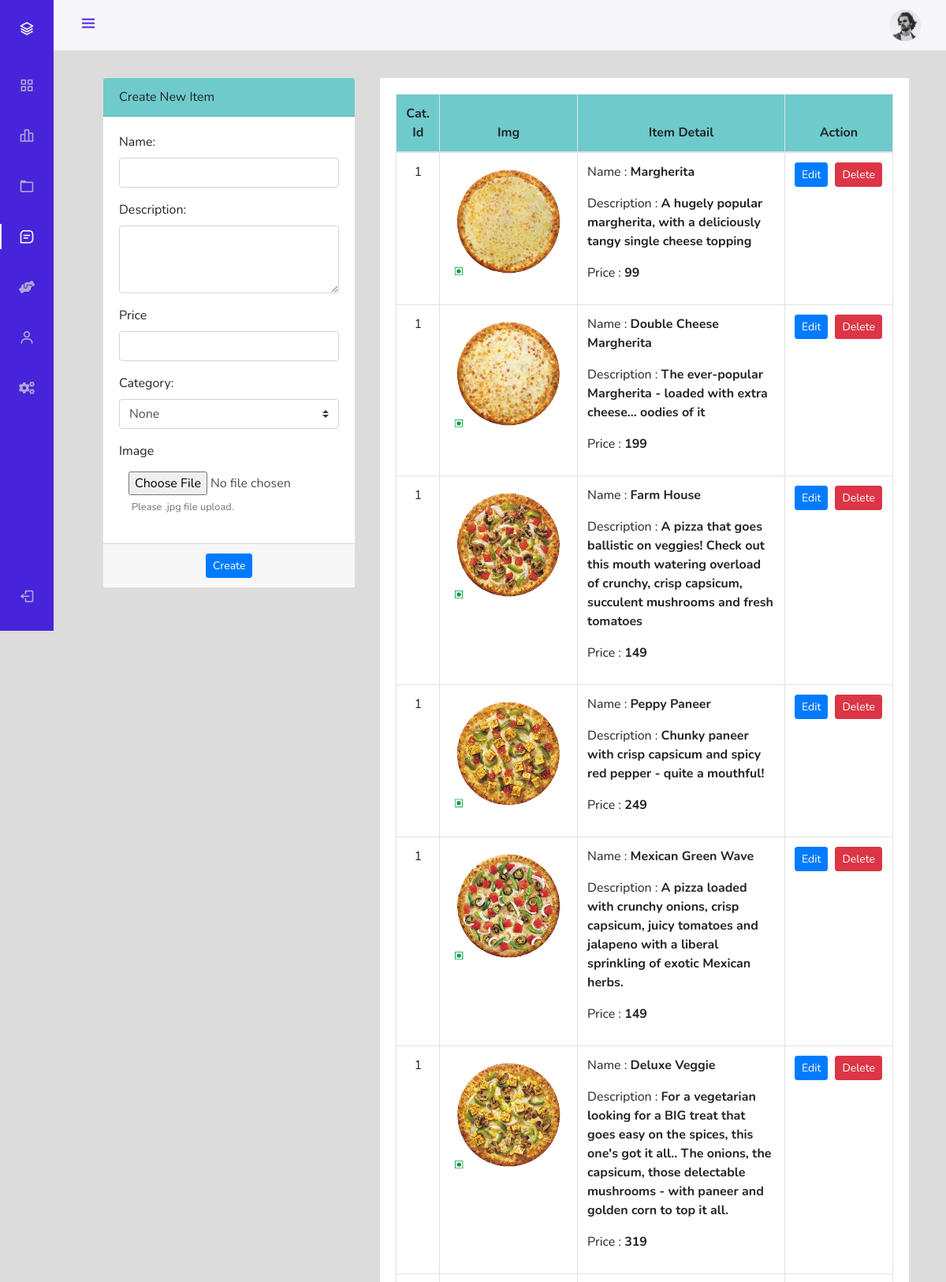
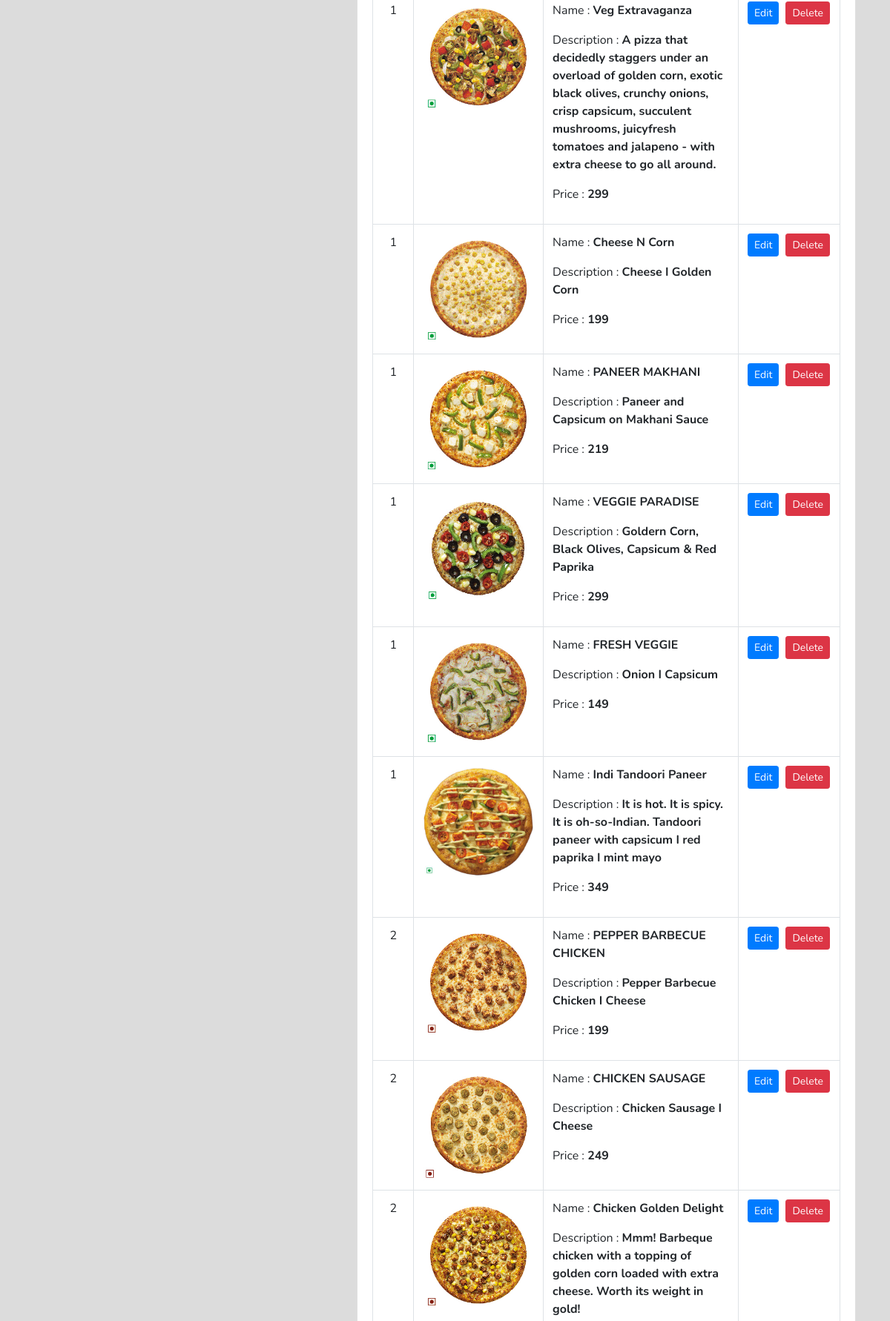
The page /admin/index.php?page=menuManage (signed in, upper part) on the database its author committed (2 pictures, top to bottom).
### tables this page shows
CREATE TABLE `pizza` (
  `pizzaId` int(12) NOT NULL,
  `pizzaName` varchar(255) NOT NULL,
  `pizzaPrice` int(12) NOT NULL,
  `pizzaDesc` text NOT NULL,
  `pizzaCategorieId` int(12) NOT NULL,
  `pizzaPubDate` datetime NOT NULL DEFAULT current_timestamp()
);

### admin/menuManage.php (the view, shortened to what this page needs)
<div class="container-fluid" style="margin-top:98px">
	<div class="col-lg-12">
		<div class="row">
			<div class="col-md-4">
			<form action="partials/_menuManage.php" method="post" enctype="multipart/form-data">
				<div class="card mb-3">
					<div class="card-header" style="background-color: rgb(111 202 203);">
						Create New Item
				  	</div>
					<div class="card-body">
							<div class="form-group">
								<label class="control-label">Name: </label>
								<input type="text" class="form-control" name="name" required>
							</div>
							<div class="form-group">
								<label class="control-label">Description: </label>
								<textarea cols="30" rows="3" class="form-control" name="description" required></textarea>
							</div>
                            <div class="form-group">
								<label class="control-label">Price</label>
								<input type="number" class="form-control" name="price" required min="1">
							</div>
							<div class="form-group">
								<label class="control-label">Category: </label>
								<select name="categoryId" id="categoryId" class="custom-select browser-default" required>
								<option hidden disabled selected value>None</option>
								</select>
							</div>
							<div class="form-group">
								<label for="image" class="control-label">Image</label>
								<input type="file" name="image" id="image" accept=".jpg" class="form-control" required style="border:none;">
								<small id="Info" class="form-text text-muted mx-3">Please .jpg file upload.</small>
							</div>
					</div>
					<div class="card-footer">
						<div class="row">
							<div class="mx-auto">
								<button type="submit" name="createItem" class="btn btn-sm btn-primary"> Create </button>
							</div>
						</div>
					</div>
				</div>
			</form>
			</div>
			<div class="col-md-8">
				<div class="card">
					<div class="card-body">
						<table class="table table-bordered table-hover mb-0">
							<thead style="background-color: rgb(111 202 203);">
								<tr>
									<th class="text-center" style="width:7%;">Cat. Id</th>
									<th class="text-center">Img</th>
									<th class="text-center" style="width:58%;">Item Detail</th>
									<th class="text-center" style="width:18%;">Action</th>
								</tr>
							</thead>
							<tbody>
                            <?php
                                $sql = "SELECT * FROM `pizza`";
                                $result = mysqli_query($conn, $sql);
                                while($row = mysqli_fetch_assoc($result)){
                                    $pizzaId = $row['pizzaId'];
                                    $pizzaName = $row['pizzaName'];
                                    $pizzaPrice = $row['pizzaPrice'];
                                    $pizzaDesc = $row['pizzaDesc'];
                                    $pizzaCategorieId = $row['pizzaCategorieId'];
                                    echo '<tr>
                                            <td class="text-center">' .$pizzaCategorieId. '</td>
                                            <td>
                                                <img src="/OnlinePizzaDelivery/img/pizza-'.$pizzaId. '.jpg" alt="image for this item" width="150px" height="150px">
                                            </td>
                                            <td>
                                                <p>Name : <b>' .$pizzaName. '</b></p>
                                                <p>Description : <b class="truncate">' .$pizzaDesc. '</b></p>
                                                <p>Price : <b>' .$pizzaPrice. '</b></p>
                                            </td>
                                            <td class="text-center">
												<div class="row mx-auto" style="width:112px">
													<button class="btn btn-sm btn-primary" type="button" data-toggle="modal" data-target="#updateItem' .$pizzaId. '">Edit</button>
													<form action="partials/_menuManage.php" method="POST">
														<button name="removeItem" class="btn btn-sm btn-danger" style="margin-left:9px;">Delete</button>
														<input type="hidden" name="pizzaId" value="'.$pizzaId. '">
													</form>
												</div>
                                            </td>
                                        </tr>';
                                }
                            ?>
							</tbody>
						</table>
					</div>
				</div>
			</div>
		</div>
	</div>
</div>

### admin/assetsForSideBar/css/styles.css (style rules this page uses)
:root { --header-height: 3rem; --nav-width: 68px; --first-color: #4723D9; --first-color-light: #AFA5D9; --white-color: #F7F6FB; --body-font: 'Nunito', sans-serif; --normal-font-size: 1rem; --z-fixed: 100; }
*,::before,::after { box-sizing: border-box; }
body { position: relative; margin: var(--header-height) 0 0 0; padding: 0 1rem; font-family: var(--body-font); font-size: var(--normal-font-size); transition: .5s; }
@media screen and (min-width: 768px) { body { margin: calc(var(--header-height) + 1rem) 0 0 0; padding-left: calc(var(--nav-width) + 2rem); } }

### rows shown on the page
pizza: pizzaCategorieId "1", shows a picture, pizzaName "Margherita", pizzaDesc "A hugely popular margherita, with a deliciously tangy single cheese topping", pizzaPrice "99"
pizza: pizzaCategorieId "1", shows a picture, pizzaName "Double Cheese Margherita", pizzaDesc "The ever-popular Margherita - loaded with extra cheese... oodies of it", pizzaPrice "199"
pizza: pizzaCategorieId "1", shows a picture, pizzaName "Farm House", pizzaDesc "A pizza that goes ballistic on veggies! Check out this mouth watering overload of crunchy, crisp capsicum, succulent mushrooms and fresh tomatoes", pizzaPrice "149"
pizza: pizzaCategorieId "1", shows a picture, pizzaName "Peppy Paneer", pizzaDesc "Chunky paneer with crisp capsicum and spicy red pepper - quite a mouthful!", pizzaPrice "249"
pizza: pizzaCategorieId "1", shows a picture, pizzaName "Mexican Green Wave", pizzaDesc "A pizza loaded with crunchy onions, crisp capsicum, juicy tomatoes and jalapeno with a liberal sprinkling of exotic Mexican herbs.", pizzaPrice "149"
pizza: pizzaCategorieId "1", shows a picture, pizzaName "Deluxe Veggie", pizzaDesc "For a vegetarian looking for a BIG treat that goes easy on the spices, this one's got it all.. The onions, the capsicum, those delectable mushrooms - with paneer and golden corn to top it all.", pizzaPrice "319"
pizza: pizzaCategorieId "1", shows a picture, pizzaName "Veg Extravaganza", pizzaDesc "A pizza that decidedly staggers under an overload of golden corn, exotic black olives, crunchy onions, crisp capsicum, succulent mushrooms, juicyfresh tomatoes and jalapeno - with extra cheese to go all around.", pizzaPrice "299"
pizza: pizzaCategorieId "1", shows a picture, pizzaName "Cheese N Corn", pizzaDesc "Cheese I Golden Corn", pizzaPrice "199"
pizza: pizzaCategorieId "1", shows a picture, pizzaName "PANEER MAKHANI", pizzaDesc "Paneer and Capsicum on Makhani Sauce", pizzaPrice "219"
pizza: pizzaCategorieId "1", shows a picture, pizzaName "VEGGIE PARADISE", pizzaDesc "Goldern Corn, Black Olives, Capsicum & Red Paprika", pizzaPrice "299"
pizza: pizzaCategorieId "1", shows a picture, pizzaName "FRESH VEGGIE", pizzaDesc "Onion I Capsicum", pizzaPrice "149"
pizza: pizzaCategorieId "1", shows a picture, pizzaName "Indi Tandoori Paneer", pizzaDesc "It is hot. It is spicy. It is oh-so-Indian. Tandoori paneer with capsicum I red paprika I mint mayo", pizzaPrice "349"
pizza: pizzaCategorieId "2", shows a picture, pizzaName "PEPPER BARBECUE CHICKEN", pizzaDesc "Pepper Barbecue Chicken I Cheese", pizzaPrice "199"
pizza: pizzaCategorieId "2", shows a picture, pizzaName "CHICKEN SAUSAGE", pizzaDesc "Chicken Sausage I Cheese", pizzaPrice "249"
pizza: pizzaCategorieId "2", shows a picture, pizzaName "Chicken Golden Delight", pizzaDesc "Mmm! Barbeque chicken with a topping of golden corn loaded with extra cheese. Worth its weight in gold!"
